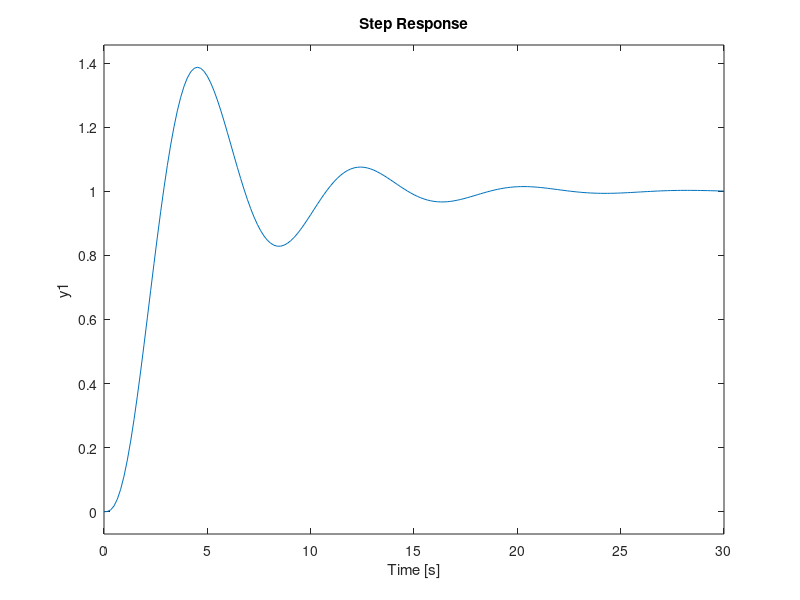
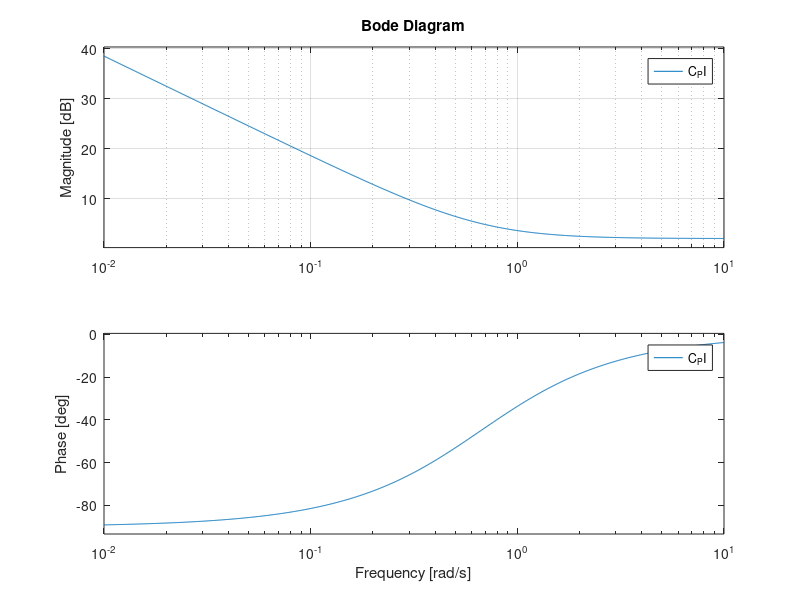
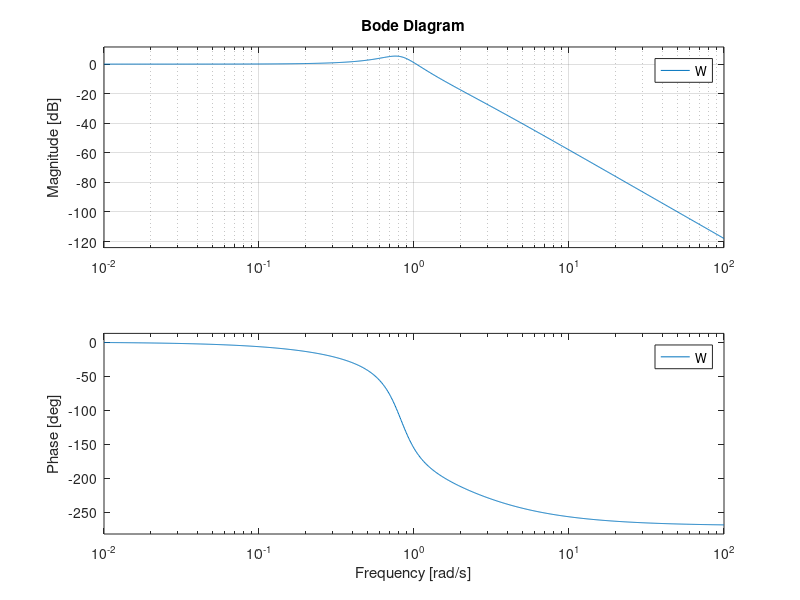

These figures' MATLAB source, in order:
 clear; close all;
% Esperimento di un regolatore PI: C(s) = kP(1 + 1/(s*Ti)).
% Mantengo costante kP = 1.
% Ipotizzo che Ti sia variabile all'interno della fascia 0.7:0.1:1.5.
% Modello dell'impianto:
%                      1
%           G(s) = ---------
%                   (s+1)^3

% Definisco la fdt del modello.
s = tf('s');
G = 1/(s + 1)^3;

% Considero il tempo integrale Ti variabile e, per ciascun suo valore, 
% rappresento la risposta al gradino unitario.
figure(1); hold on; 
kP = 1.2684;
for Ti = 0.7:0.1:1.5
    % Variabile per il PI.
    C_PI = kP*(1 + 1/(s*Ti));
    % definisco il sistema retroazionato
    W = feedback(series(C_PI,G),1);
    % rappresento la risposta al gradino
    step(W);
end
grid;

% Rappresento i diagrammi di Bode del controllore al variare di Ti.
figure(2); hold on; 
bode(G); 
for Ti = 0.7:0.1:1.5
    C_PI = kP*(1 + 1/(s*Ti));
    bode(C_PI); 
end
grid;

% Rappresento i diagrammi di Bode della funzione d'anello al variare di Ti.
figure(3); hold on;  
for Ti = 0.7:0.1:1.5
    C_PI = kP*(1 + 1/(s*Ti));
    W = feedback(series(C_PI,G),1);
    bode(W); 
end
grid;